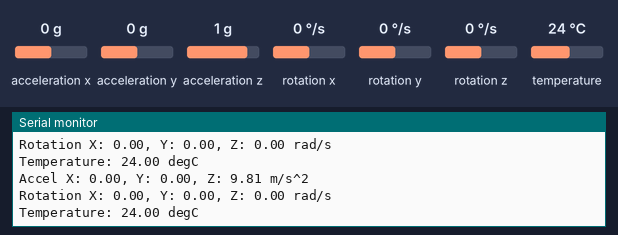
A sketch run on a simulated Arduino Uno, built with avr-gcc and run on an emulated ATmega328P. Shown: the last lines printed to the serial monitor. The inputs (shaded band) are chosen by the test bench; at power-on: acceleration x 0 g, acceleration y 0 g, acceleration z 1 g, rotation x 0 °/s, rotation y 0 °/s, rotation z 0 °/s, temperature 24 °C.

Above: at 1.3 s.
1.4 s: acceleration x set to -1.4 g
At 1.93 s:
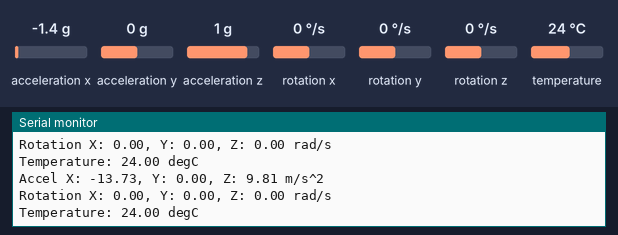
2.9 s: acceleration y set to -1.4 g
At 3.45 s:
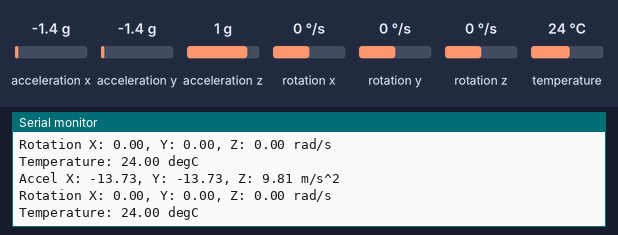
4.4 s: acceleration z set to -1.4 g
At 4.97 s:
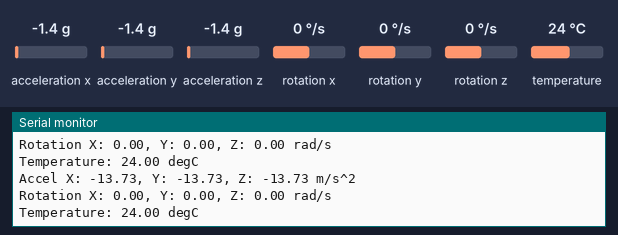
5.9 s: rotation x set to -192 °/s
At 6.49 s:
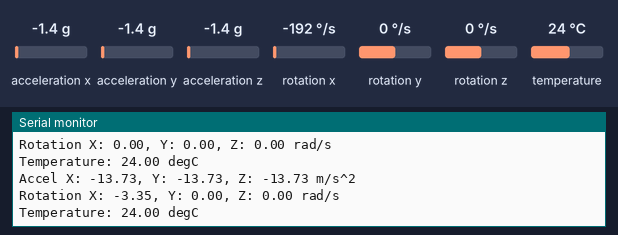
7.4 s: rotation y set to -192 °/s
At 8.01 s:
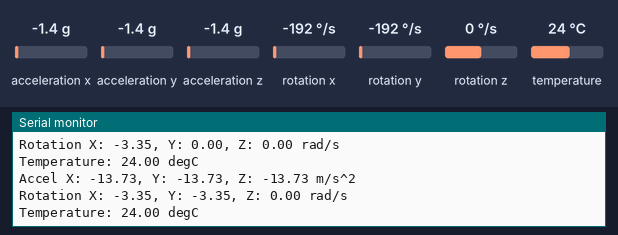

The sketch:

MPU6050_test.ino
```cpp
// Basic demo for accelerometer/gyro readings from Adafruit MPU6050
// Libraries needed: Adafruit MPU6050, Adafruit Unified Sensor, Adafruit BusIO
//
// Wiring (Sensor to Uno R3):
//   VCC -> 5V or 3.3V
//   GND -> GND
//   SCL -> A5
//   SDA -> A4

#include <Adafruit_MPU6050.h>
#include <Adafruit_Sensor.h>
#include <Wire.h>

Adafruit_MPU6050 mpu;

void setup(void) {
  Serial.begin(115200);
  while (!Serial)
    delay(10); // will pause Zero, Leonardo, etc until serial console opens

  Serial.println("Adafruit MPU6050 test!");

  // Try to initialize!
  if (!mpu.begin()) {
    Serial.println("Failed to find MPU6050 chip - check SDA/SCL wiring");
    while (1) {
      delay(10);
    }
  }
  Serial.println("MPU6050 Found!");

  mpu.setAccelerometerRange(MPU6050_RANGE_8_G);
  mpu.setGyroRange(MPU6050_RANGE_500_DEG);
  mpu.setFilterBandwidth(MPU6050_BAND_21_HZ);

  Serial.println("");
  delay(100);
}

void loop() {
  /* Get new sensor events with the readings */
  sensors_event_t a, g, temp;
  mpu.getEvent(&a, &g, &temp);

  /* Print out the values */
  Serial.print("Accel X: ");
  Serial.print(a.acceleration.x);
  Serial.print(", Y: ");
  Serial.print(a.acceleration.y);
  Serial.print(", Z: ");
  Serial.print(a.acceleration.z);
  Serial.println(" m/s^2");

  Serial.print("Rotation X: ");
  Serial.print(g.gyro.x);
  Serial.print(", Y: ");
  Serial.print(g.gyro.y);
  Serial.print(", Z: ");
  Serial.print(g.gyro.z);
  Serial.println(" rad/s");

  Serial.print("Temperature: ");
  Serial.print(temp.temperature);
  Serial.println(" degC");

  Serial.println("");
  delay(500);
}
```

Measured:
- after the input at 1.4 s, the serial monitor: prints a new line after 0.22 s (image 1)
- after the input at 2.9 s, the serial monitor: prints a new line after 0.24 s (image 2)
- after the input at 4.4 s, the serial monitor: prints a new line after 0.26 s (image 3)
- after the input at 5.9 s, the serial monitor: prints a new line after 0.28 s (image 4)
- after the input at 7.4 s, the serial monitor: prints a new line after 0.30 s (image 5)
